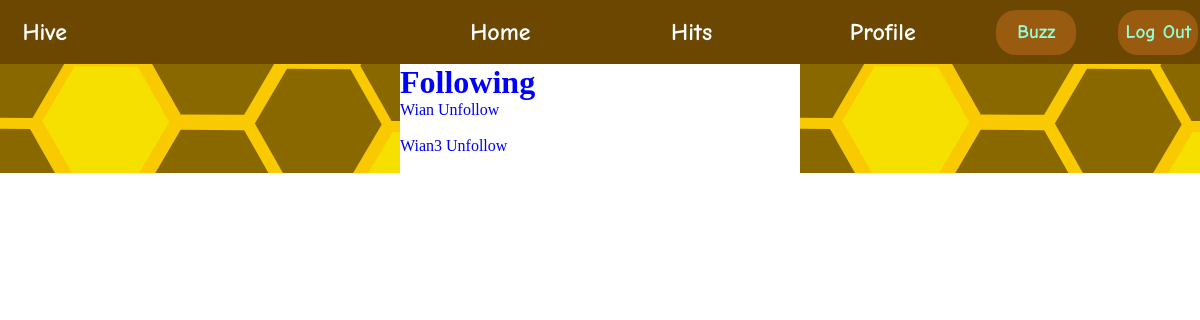
The app's page /accounts/Wian3/following/ (signed in), older data.
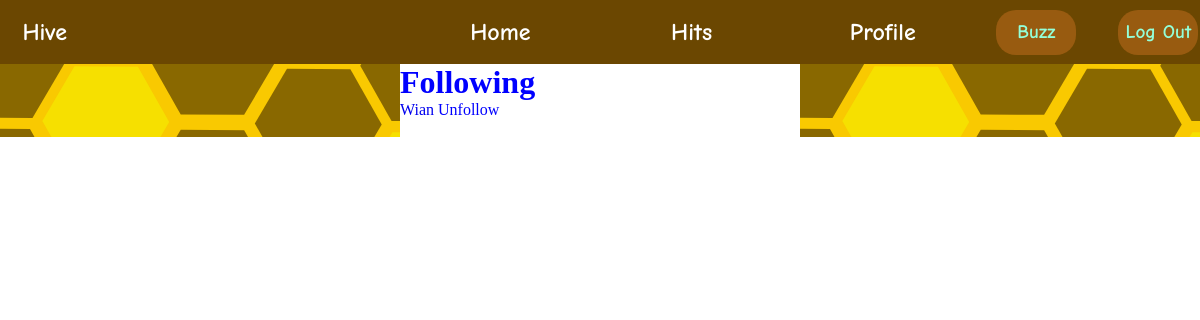
The same page, newer data.
### accounts/models.py (models this page shows, shortened)
class Follow(models.Model):
    follower = models.ForeignKey(User, related_name="follower_name", on_delete=models.CASCADE)
    following = models.ForeignKey(User, related_name="following_name", on_delete=models.CASCADE)

class User(auth.models.AbstractUser):
    profile_pic = models.ImageField(upload_to="profiles/", default="profiles/default_profile.jpeg")
    slug = models.SlugField(max_length=256)
    interests = models.TextField(blank=True)
    followers_amount = models.PositiveIntegerField(default=0)
    following_amount = models.PositiveIntegerField(default=0)
    chats = models.TextField(blank=True)
    chats_amount = models.PositiveIntegerField(default=0)

### accounts/views.py (the view, shortened to what this page needs)
# urls.py: path('<slug:slug>/following/', views.UserFollowing.as_view(), name="following"),
class UserFollowing(TemplateView):
    template_name = "UserFollowing.html"
    def get_context_data(self, **kwargs):
        context = super().get_context_data(**kwargs)
        context["current_user"] = self.request.user
        context["profile_user"] = User.objects.get(slug=kwargs["slug"])
        context["following"] = Follow.objects.filter(follower=self.request.user)
        return context

### accounts/templates/UserFollowing.html (shortened to what this page needs)
{% extends 'base.html' %}
{% block head_block %}
{% load static %}
{% endblock %}
{% block body_block %}
{% if current_user != profile_user %}
<h1>Oops! Looks like you've stumbled onto the wrong page. Make sure you've entered the correct URL.</h1>
{% else %}
<h1>Following</h1>
{% for follow in following %}
    <a href="{% url 'accounts:profile' follow.following.slug %}">{{ follow.following.username }}</a>  <span class="follow" follow_user="{{ follow.following.slug }}">Unfollow</span>
    <br>
    <br>
{% endfor %}
{% endif %}
{% endblock %}

Row changes from the older to the newer data that the page shows:
removed Follow: following.username "Wian3"
